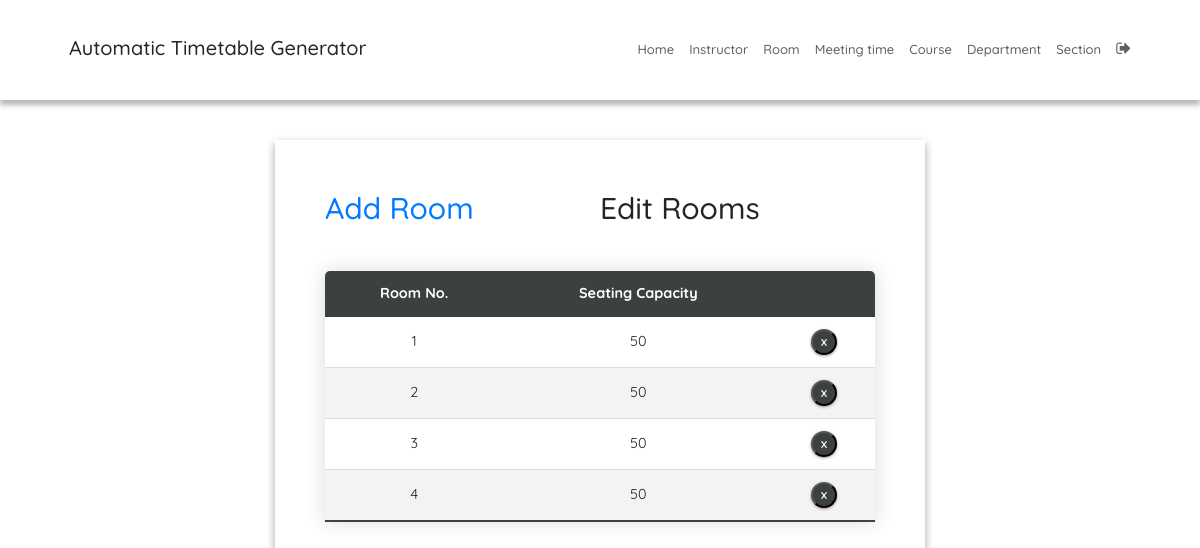
Page /roomEdit/ (signed in) on the earlier database version.
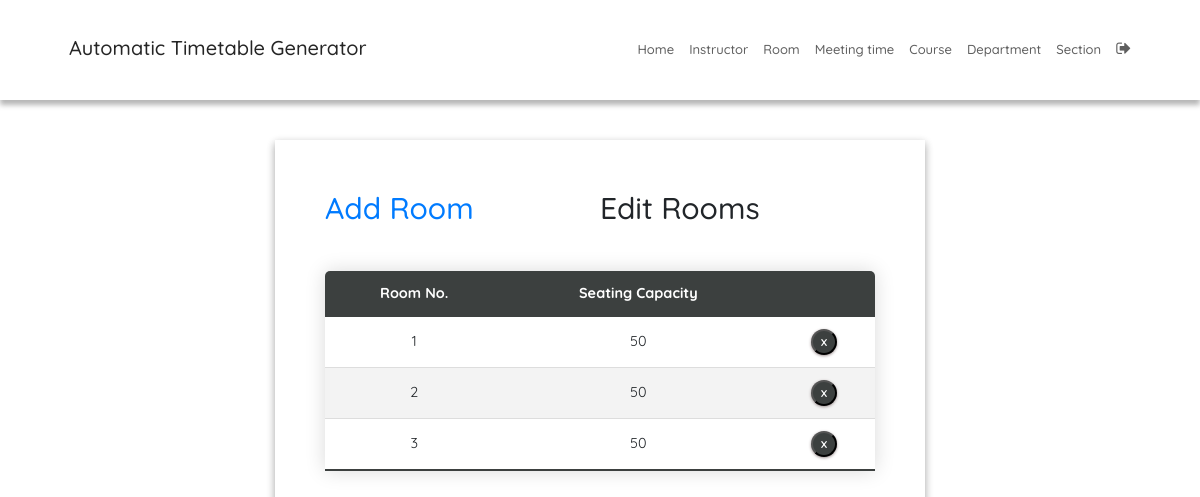
Same page on the later database version.
### SchedulerApp/models.py (models this page shows, shortened)
class Room(models.Model):
    r_number = models.CharField(max_length=6)
    seating_capacity = models.IntegerField(default=0)

### SchedulerApp/views.py (the view)
# urls.py: path('roomEdit/', roomEdit, name='roomEdit'),
@login_required
def roomEdit(request):
    context = {'rooms': Room.objects.all()}
    return render(request, 'roomEdit.html', context)

### SchedulerApp/templatetags/index.py (called while the page is built)
@register.tag
def active(parser, token):
    args = token.split_contents()
    template_tag = args[0]
    if len(args) < 2:
        raise (template.TemplateSyntaxError, f'{template_tag} tag requires at least one argument')
    return NavSelectedNode(args[1:])

    def render(self, context):
        path = context['request'].path
        for p in self.patterns:
            pValue = template.Variable(p).resolve(context)
            if path == pValue:
                return 'active'
        return ''

### templates/roomEdit.html (shortened to what this page needs)
{% extends 'base.html' %}
{% block content %}
{% load static %}
<fieldset class="fieldset">
  <div class="tablink">
    <a href="{% url 'roomAdd'%}">
      <h1 onclick="openPage('new')" id="defaultOpen">Add Room</h1>
    </a>
    <h1 onclick="openPage('edit')" id="link_to_edit">Edit Rooms</h1>
  </div>
  <div class="tabcontent" id="edit">
    <table class="editTable">
      <thead>
        <tr class="table-headers">
          <th>Room No.</th>
          <th>Seating Capacity</th>
          <th class="empty"></th>
        </tr>
      </thead>
      <tbody>
        {% for rm in rooms %}
        <tr>
          <td>{{rm.r_number}}</td>
          <td>{{rm.seating_capacity}}</td>
          <td class="empty">
            <form action="{% url 'deleteroom' rm.id %}" method="post">
              <input type="submit" value="X" class="cross">
            </form>
          </td>
        </tr>
        {% endfor %}
      </tbody>
    </table>
  </div>
</fieldset>
{% endblock %}

Differences in the rows shown:
removed Room: r_number "4", seating_capacity "50"
